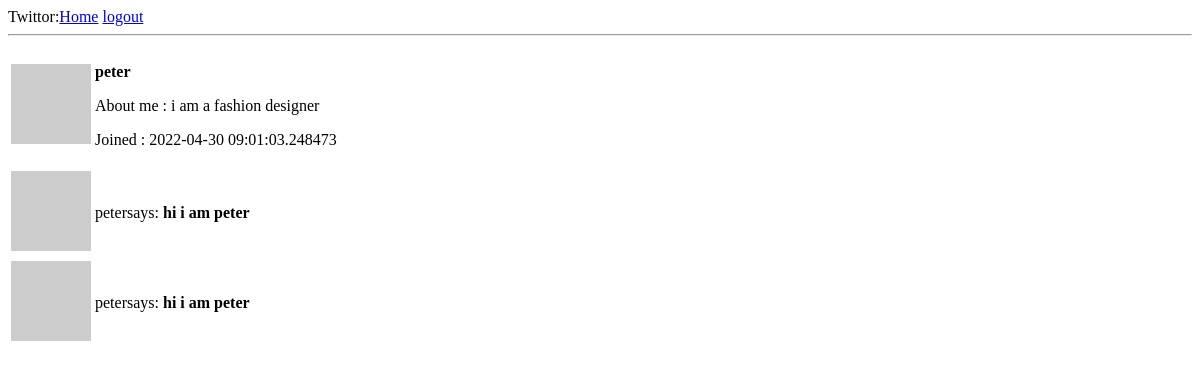
/peter (signed in), run on an earlier commit of the app's database.
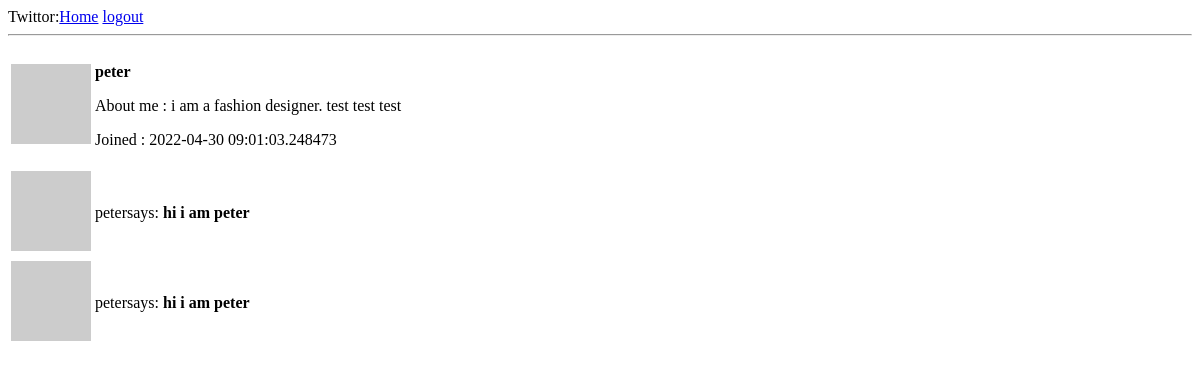
And on a later commit of the database.
### twiter/models.py (models this page shows, shortened)
class User(db.Model,UserMixin):
    id=db.Column(db.Integer,primary_key=True)
    username=db.Column(db.String(64),unique=True)
    email=db.Column(db.String(64),unique=True,index=True)
    password_hash=db.Column(db.String(128))
    phone=db.Column(db.String(32))
    about_me=db.Column(db.String(120))
    create_time=db.Column(db.DateTime,default=datetime.utcnow)
    tweets= db.relationship('Tweet',backref='author',lazy='dynamic')
    def avatar(self, size=80):
        md5_digest=md5(self.email.lower().encode('utf-8')).hexdigest()
        return 'https://www.gravatar.com/avatar/{}?d=identicon&s={}'.format(
            md5_digest,size
        )

### twiter/route.py (the view)
@login_required
def user(username):
    u=User.query.filter_by(username=username).first()
    if u is None:
        abort(404)
    posts=[
        {'author':{'username':u.username},'body':"hi i am {}".format(u.username)},
        {'author':{'username':u.username},'body':"hi i am {}".format(u.username)}
    ]
    return render_template('user.html',title='Profile',posts=posts,user=u)

### twiter/models.py (called while the page is built)
@login_manager.user_loader
def get_user(id):
    return User.query.get(int(id))

### twiter/templates/user.html (shortened to what this page needs)
{% extends "base.html" %}
{% block content %}
    <table>
        <tr>
            <td><img src="{{user.avatar()}}" alt=""></td>
            <td>
                <p><b>{{user.username}}</b></p>
                {% if user.about_me %}
                <p>About me : {{user.about_me}}</p>
                {% endif %}
                {% if user.create_time %}
                <p>Joined : {{user.create_time}}</p>
                {% endif %}
            </td>
        </tr>
    </table>
    {% for post in posts %}
    <table>
        <tr>
            <td><img src="{{user.avatar(60)}}" alt=""></td>
            <td><p>{{post.author.username}}says: <b>{{post.body}}</b></p></td>
        </tr>
    </table>
    {% endfor %}
{% endblock %}

### twiter/templates/base.html (shortened to what this page needs)
<!DOCTYPE html>
<html lang="en">
<head>
</head>
<body>
    <div>Twittor:<a href="{{url_for('index')}}">Home</a>
        {% if current_user.is_anonymous %}
        <a href="{{url_for('login')}}">login</a>
        {% else %}
        <a href="{{url_for('logout')}}">logout</a>
        {% endif %}
    </div>
    <hr>
    {% block content %}{% endblock %}
</body>

What changed in the data, as far as the page shows it:
changed User "peter": about_me "i am a fashion designer" → "i am a fashion designer. test test test"
